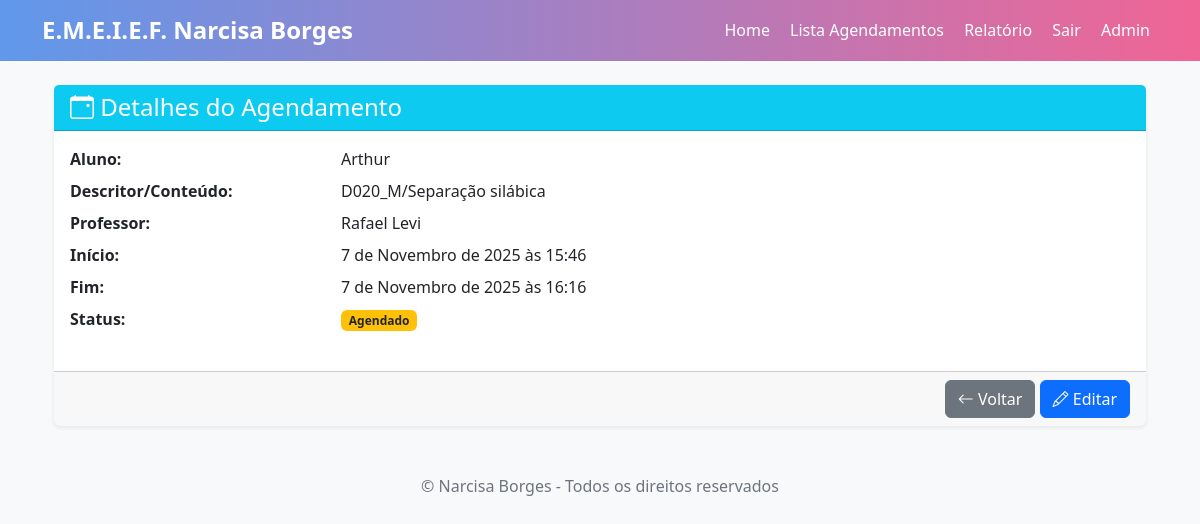
/agendamentos/2/ (signed in), run on the app's committed database.
### escola/models/agendamento.py (models this page shows, shortened)
class Agendamento(models.Model):
    STATUS_AGENDADO = 'AGENDADO'
    STATUS_CONCLUIDO = 'CONCLUIDO'
    STATUS_CANCELADO = 'CANCELADO'
    STATUS_CHOICES = [
        (STATUS_AGENDADO, 'Agendado'),
        (STATUS_CONCLUIDO, 'Concluído'),
        (STATUS_CANCELADO, 'Cancelado'),
    ]
    aluno = models.ForeignKey(Aluno, on_delete=models.CASCADE, related_name='agendamentos')
    conteudo = models.ForeignKey(Conteudo, on_delete=models.PROTECT, related_name='agendamentos')
    professor = models.ForeignKey(Professor, on_delete=models.PROTECT, related_name='agendamentos')
    inicio = models.DateTimeField()
    duracao_minutos = models.PositiveIntegerField(help_text='Duração em minutos', null=True, blank=True)
    status = models.CharField(max_length=20, choices=STATUS_CHOICES, default=STATUS_AGENDADO)
    observacoes = models.TextField(blank=True)
    created_at = models.DateTimeField(auto_now_add=True)
    updated_at = models.DateTimeField(auto_now=True)
    class Meta:
        permissions = [
            ("view_relatorio", "Pode visualizar relatórios"),
            ("export_relatorio", "Pode exportar relatórios"),
        ]
        ordering = ['-inicio']
        indexes = [
            models.Index(fields=['inicio']),
            models.Index(fields=['status']),
            models.Index(fields=['professor', 'inicio']),
        ]
    @property
    def fim(self):
        dur = self.duracao_minutos or self.conteudo.duracao_minutos
        return self.inicio + timedelta(minutes=dur)

### escola/models/aluno.py (models this page shows, shortened)
class Aluno(models.Model):
    nome = models.CharField(max_length=100)
    serie = models.CharField(max_length=10, blank=True, null=False)
    turno = models.CharField(max_length=10, blank=True, null=False)
    telefone = models.CharField(max_length=20, blank=True, null=True)
    is_active = models.BooleanField(default=True)

### escola/models/conteudo.py (models this page shows, shortened)
class Conteudo(models.Model):
    nome = models.CharField(max_length=100)
    descricao = models.TextField()
    duracao_minutos = models.PositiveIntegerField(default=60)
    descritor = models.CharField(max_length=100, blank=True, null=True)

### escola/models/professor.py (models this page shows, shortened)
class Professor(models.Model):
    user = models.OneToOneField(User, on_delete=models.CASCADE, null=True, blank=True, related_name='professor_profile')
    nome = models.CharField(max_length=100)
    especialidade = models.CharField(max_length=100, blank=True, null=True)

### escola/views/home_view.py (the view)
# urls.py: path('<int:pk>/', AgendamentoDetailView.as_view(), name='detail'),
class AgendamentoDetailView(LoginRequiredMixin, DetailView):
    model = Agendamento
    template_name = 'agendamentos/agendamento_detail.html'

### escola/templates/agendamentos/agendamento_detail.html
{% extends 'base.html' %}
{% block content %}
<div class="container mt-4">
    <div class="card shadow-sm border-0">
        <div class="card-header bg-info text-white">
            <h4 class="mb-0">
                <i class="bi bi-calendar-event"></i> Detalhes do Agendamento
            </h4>
        </div>
        <div class="card-body">
            <dl class="row">
                <dt class="col-sm-3">Aluno:</dt>
                <dd class="col-sm-9">{{ object.aluno.nome }}</dd>
                <dt class="col-sm-3">Descritor/Conteúdo:</dt>
                <dd class="col-sm-9">{{object.conteudo.descritor}}/{{ object.conteudo.nome }}</dd>
                <dt class="col-sm-3">Professor:</dt>
                <dd class="col-sm-9">{{ object.professor.nome }}</dd>
                <dt class="col-sm-3">Início:</dt>
                <dd class="col-sm-9">{{ object.inicio }}</dd>
                <dt class="col-sm-3">Fim:</dt>
                <dd class="col-sm-9">{{ object.fim }}</dd>
                <dt class="col-sm-3">Status:</dt>
                <dd class="col-sm-9">
                    <span class="badge {% if object.get_status_display == 'Concluído' %}bg-success{% elif object.get_status_display == 'Cancelado' %}bg-danger{% else %}bg-warning text-dark{% endif %}">
                        {{ object.get_status_display }}
                    </span>
                </dd>
            </dl>
        </div>
        <div class="card-footer text-end">
            <a href="{% url 'agendamentos:list' %}" class="btn btn-secondary">
                <i class="bi bi-arrow-left"></i> Voltar
            </a>
            <a href="{% url 'agendamentos:update' object.pk %}" class="btn btn-primary">
                <i class="bi bi-pencil"></i> Editar
            </a>
        </div>
    </div>
</div>
<link href="https://cdn.jsdelivr.net/npm/bootstrap-icons@1.10.5/font/bootstrap-icons.css" rel="stylesheet">
{% endblock %}

### escola/templates/base.html (style rules this page uses)
body { background-color: #f8f9fa; }

### data on the page
Agendamento: aluno.nome "Arthur", conteudo.descritor "D020_M", conteudo.nome "Separação silábica", professor.nome "Rafael Levi", inicio "7 de Novembro de 2025 às 15:46", fim "7 de Novembro de 2025 às 16:16", status "Agendado"
